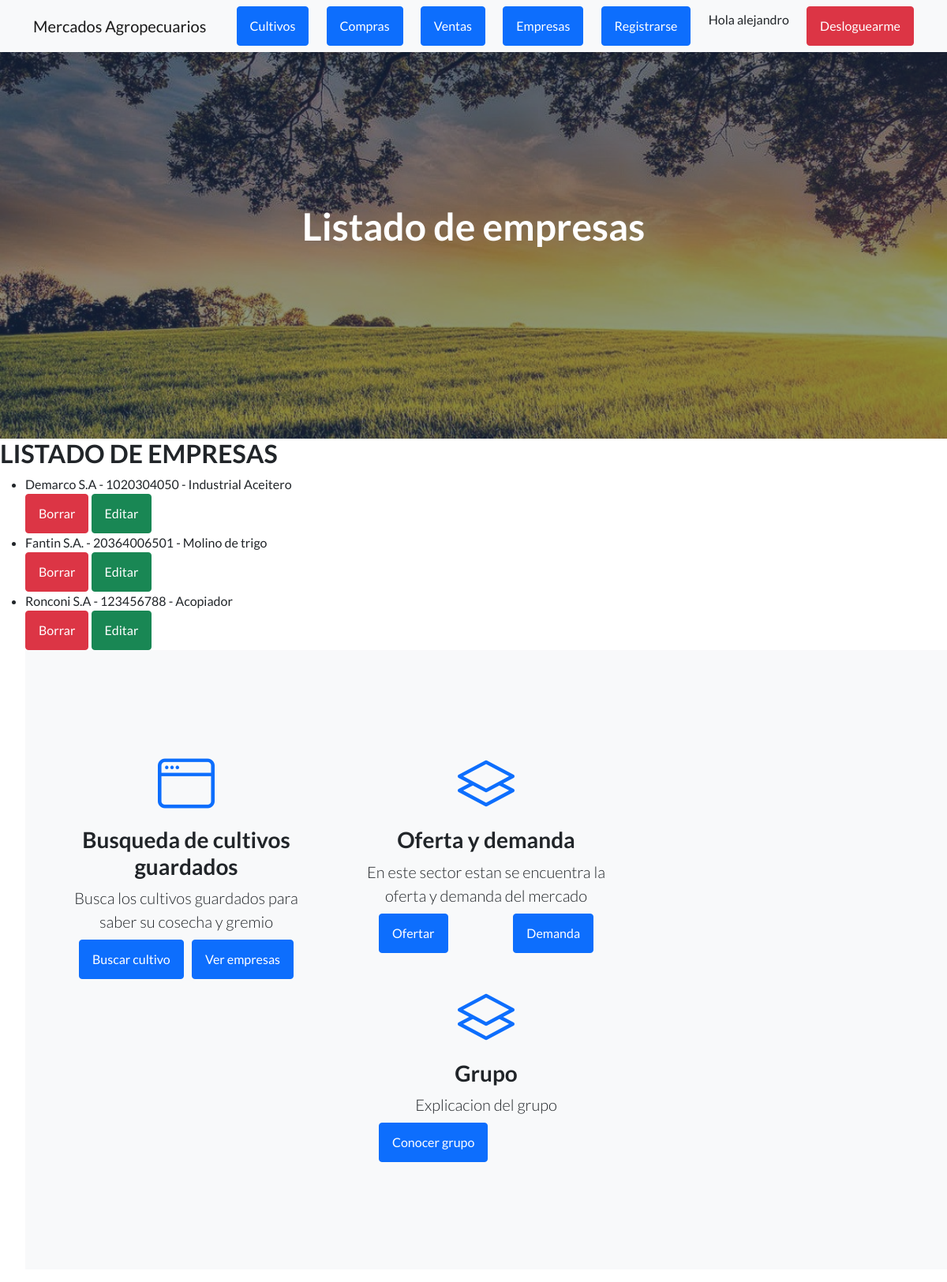
/MVT_Ronconi_app/leer_empresa/ (signed in), run on an earlier commit of the app's database.
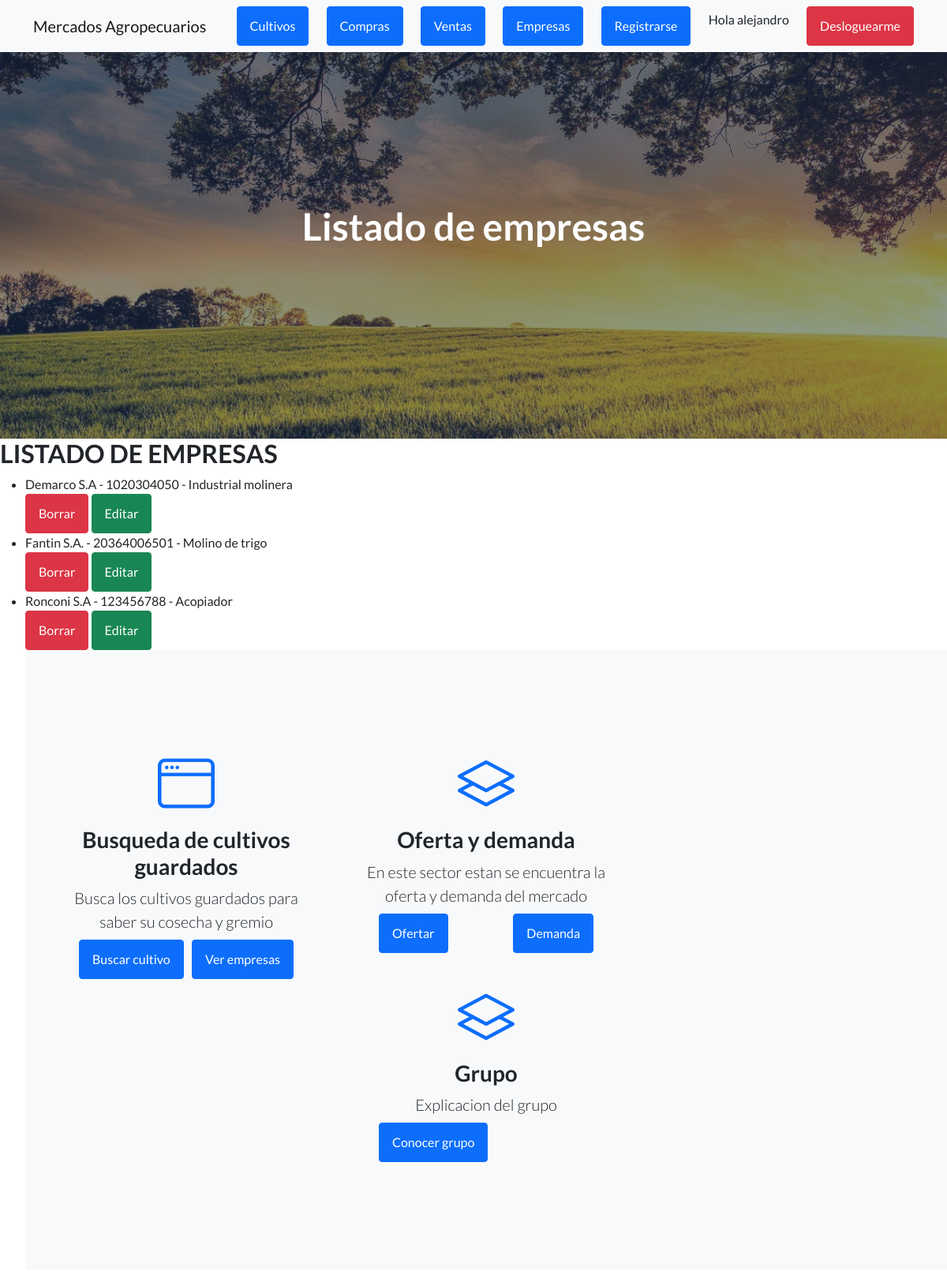
And on a later commit of the database.
### MVT_Ronconi_app/models.py (models this page shows, shortened)
class empresas (models.Model):
    razon_social=models.CharField(max_length=50)
    cuit=models.IntegerField()
    gremio=models.CharField(max_length=50)

### MVT_Ronconi_app/views.py (the view)
# urls.py: path('leer_empresa/', leer_empresa, name="leer_empresa"),
@login_required
def leer_empresa(request):
    empresas_lista=empresas.objects.all()
    return render(request, "MVT_app/leer_empresa.html", {"ESTO_VA":empresas_lista})

### MVT_Ronconi_app/templates/MVT_app/leer_empresa.html
{% extends "MVT_app/inicio.html" %}
{% load static %}
{% block titulo %}
<h1 class="mb-5">Listado de empresas</h1>
{% endblock %}
{% block contenido_nuevo %}
<h2>LISTADO DE EMPRESAS</h2>
<ul>
    {% for empresa in ESTO_VA %}
    <li>{{ empresa.razon_social }} - {{ empresa.cuit }} - {{ empresa.gremio }}
    </li>
    <a class="btn btn-danger" href="{% url 'borrar_empresa' empresa.id %}">Borrar</a>
    <a class="btn btn-success" href="{% url 'editar_empresa' empresa.id %}">Editar</a>
    {% endfor %}
{% endblock %}

### MVT_Ronconi_app/templates/MVT_app/inicio.html (shortened to what this page needs)
<!DOCTYPE html>
<html lang="en">
    <head>
        {% load static %}
        <link href="https://cdn.jsdelivr.net/npm/bootstrap-icons@1.5.0/font/bootstrap-icons.css" rel="stylesheet" type="text/css" />
        <link href="{% static 'MVT_app/css/styles.css' %}" rel="stylesheet" />
    </head>
    <body>
        <nav class="navbar navbar-light bg-light static-top">
            <div class="container">
                <a class="navbar-brand" href="{% url 'inicio1' %}">Mercados Agropecuarios</a>
                <a class="btn btn-primary" href="{% url 'cultivoformulario' %}">Cultivos</a>
                <a class="btn btn-primary" href="{% url 'comprasformulario' %}">Compras</a>
                <a class="btn btn-primary" href="{% url 'ventasformulario' %}">Ventas</a>
                <a class="btn btn-primary" href="{% url 'empresaformulario' %}">Empresas</a>
                <a class="btn btn-primary" href="{% url 'register' %}">Registrarse</a>
                {% if user.is_authenticated %}
                <p> Hola {{ user.username }}</p>
                <a class="btn btn-danger" href="{% url 'logout' %}">Desloguearme</a>
                {% else %}
                <a class="btn btn-primary" href="{% url 'login' %}">Login</a>
                {% endif %}
            </div>
        </nav>
        <header class="masthead">
            <div class="container position-relative">
                <div class="row justify-content-center">
                    <div class="col-xl-6">
                        <div class="text-center text-white">
                             {% block titulo %}
                             {% endblock %}
                        </div>
                    </div>
                </div>
            </div>
        </header>
        {% block contenido_nuevo %}
        {% endblock %}
        <section class="features-icons bg-light text-center">
            <div class="container">
                <div class="row">
                    <div class="col-lg-4">
                        <div class="features-icons-item mx-auto mb-5 mb-lg-0 mb-lg-3">
                            <div class="features-icons-icon d-flex"><i class="bi-window m-auto text-primary"></i></div>
                            <h3>Busqueda de cultivos guardados</h3>
                            <p class="lead mb-0">Busca los cultivos guardados para saber su cosecha y gremio</p>
                            <nav class="navbar navbar-light bg-light static-top">
                                <div class="container">
                                   <a class="btn btn-primary" href="{% url 'busquedacultivo' %}">Buscar cultivo</a>
                                   <a class="btn btn-primary" href="{% url 'leer_empresa' %}">Ver empresas</a>
                                </div>
                        </div>
                    </div>
                    <div class="col-lg-4">
                        <div class="features-icons-item mx-auto mb-5 mb-lg-0 mb-lg-3">
                            <div class="features-icons-icon d-flex"><i class="bi-layers m-auto text-primary"></i></div>
                            <h3>Oferta y demanda </h3>
                            <p class="lead mb-0">En este sector estan se encuentra la oferta y demanda del mercado</p>
                            <nav class="navbar navbar-light bg-light static-top">
                                <div class="container">
                                   <a class="btn btn-primary" href="{% url 'oferta' %}"> Ofertar </a>
                                   <a class="btn btn-primary" href="{% url 'demanda' %}"> Demanda </a>
                        </div>
                            </div>
                        <div class="features-icons-item mx-auto mb-5 mb-lg-0 mb-lg-3">
                            <div class="features-icons-icon d-flex"><i class="bi-layers m-auto text-primary"></i></div>
                             <h3>Grupo </h3>
                            <p class="lead mb-0">Explicacion del grupo</p>
                            <nav class="navbar navbar-light bg-light static-top">
                                <div class="container">
                                   <a class="btn btn-primary" href="{% url 'grupo' %}"> Conocer grupo </a>
                        </div>
                    </div>
                </div>
            </div>

What changed in the data, as far as the page shows it:
changed empresas "Demarco S.A": gremio "Industrial Aceitero" → "Industrial molinera"
